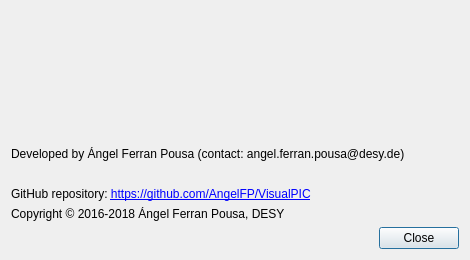
<?xml version="1.0" encoding="UTF-8"?>
<ui version="4.0">
 <class>Dialog</class>
 <widget class="QDialog" name="Dialog">
  <property name="geometry">
   <rect>
    <x>0</x>
    <y>0</y>
    <width>470</width>
    <height>260</height>
   </rect>
  </property>
  <property name="sizePolicy">
   <sizepolicy hsizetype="Expanding" vsizetype="Preferred">
    <horstretch>0</horstretch>
    <verstretch>0</verstretch>
   </sizepolicy>
  </property>
  <property name="minimumSize">
   <size>
    <width>470</width>
    <height>260</height>
   </size>
  </property>
  <property name="maximumSize">
   <size>
    <width>470</width>
    <height>260</height>
   </size>
  </property>
  <property name="windowTitle">
   <string>About</string>
  </property>
  <property name="sizeGripEnabled">
   <bool>false</bool>
  </property>
  <layout class="QVBoxLayout" name="verticalLayout">
   <item>
    <widget class="QLabel" name="label">
     <property name="sizePolicy">
      <sizepolicy hsizetype="Fixed" vsizetype="Fixed">
       <horstretch>0</horstretch>
       <verstretch>0</verstretch>
      </sizepolicy>
     </property>
     <property name="minimumSize">
      <size>
       <width>450</width>
       <height>150</height>
      </size>
     </property>
     <property name="maximumSize">
      <size>
       <width>450</width>
       <height>150</height>
      </size>
     </property>
     <property name="text">
      <string/>
     </property>
     <property name="scaledContents">
      <bool>true</bool>
     </property>
    </widget>
   </item>
   <item>
    <spacer name="verticalSpacer">
     <property name="orientation">
      <enum>Qt::Vertical</enum>
     </property>
     <property name="sizeHint" stdset="0">
      <size>
       <width>20</width>
       <height>40</height>
      </size>
     </property>
    </spacer>
   </item>
   <item>
    <widget class="QLabel" name="label_5">
     <property name="text">
      <string>Developed by Ángel Ferran Pousa (contact: angel.ferran.pousa@desy.de)</string>
     </property>
    </widget>
   </item>
   <item>
    <widget class="QLabel" name="version_label">
    </widget>
   </item>
   <item>
    <widget class="QLabel" name="label_3">
      <property name="textFormat">
        <enum>Qt::RichText</enum>
      </property>
      <property name="openExternalLinks">
        <bool>true</bool>
      </property>
     <property name="text">
      <string>GitHub repository: &lt;a href=https://github.com/AngelFP/VisualPIC&gt;https://github.com/AngelFP/VisualPIC&lt;/a&gt;</string>
     </property>
    </widget>
   </item>
   <item>
    <widget class="QLabel" name="label_4">
     <property name="text">
      <string>Copyright © 2016-2018 Ángel Ferran Pousa, DESY</string>
     </property>
    </widget>
   </item>
   <item>
    <widget class="QDialogButtonBox" name="buttonBox">
     <property name="orientation">
      <enum>Qt::Horizontal</enum>
     </property>
     <property name="standardButtons">
      <set>QDialogButtonBox::Close</set>
     </property>
    </widget>
   </item>
  </layout>
 </widget>
 <resources/>
 <connections>
  <connection>
   <sender>buttonBox</sender>
   <signal>accepted()</signal>
   <receiver>Dialog</receiver>
   <slot>accept()</slot>
   <hints>
    <hint type="sourcelabel">
     <x>248</x>
     <y>254</y>
    </hint>
    <hint type="destinationlabel">
     <x>157</x>
     <y>274</y>
    </hint>
   </hints>
  </connection>
  <connection>
   <sender>buttonBox</sender>
   <signal>rejected()</signal>
   <receiver>Dialog</receiver>
   <slot>reject()</slot>
   <hints>
    <hint type="sourcelabel">
     <x>316</x>
     <y>260</y>
    </hint>
    <hint type="destinationlabel">
     <x>286</x>
     <y>274</y>
    </hint>
   </hints>
  </connection>
 </connections>
</ui>
